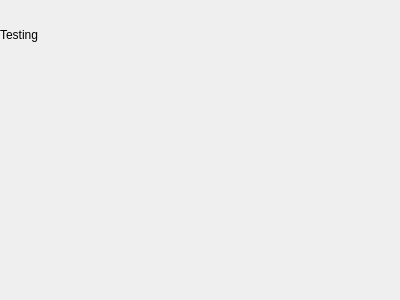
<?xml version="1.0" encoding="UTF-8"?>
<ui version="4.0">
 <class>Testing</class>
 <widget class="QWidget" name="Testing">
  <property name="geometry">
   <rect>
    <x>0</x>
    <y>0</y>
    <width>400</width>
    <height>300</height>
   </rect>
  </property>
  <property name="sizePolicy">
   <sizepolicy hsizetype="Preferred" vsizetype="Preferred">
    <horstretch>1</horstretch>
    <verstretch>0</verstretch>
   </sizepolicy>
  </property>
  <property name="minimumSize">
   <size>
    <width>80</width>
    <height>0</height>
   </size>
  </property>
  <property name="windowTitle">
   <string>Form</string>
  </property>
  <layout class="QVBoxLayout" name="verticalLayout">
   <property name="spacing">
    <number>0</number>
   </property>
   <property name="margin">
    <number>0</number>
   </property>
   <item>
    <widget class="QFrame" name="frame_8">
     <property name="minimumSize">
      <size>
       <width>0</width>
       <height>28</height>
      </size>
     </property>
     <property name="maximumSize">
      <size>
       <width>16777215</width>
       <height>28</height>
      </size>
     </property>
     <property name="styleSheet">
      <string notr="true">background-image: url(:toolbar)</string>
     </property>
     <property name="lineWidth">
      <number>0</number>
     </property>
    </widget>
   </item>
   <item>
    <widget class="QLabel" name="label">
     <property name="text">
      <string>Testing</string>
     </property>
    </widget>
   </item>
   <item>
    <spacer name="verticalSpacer">
     <property name="orientation">
      <enum>Qt::Vertical</enum>
     </property>
     <property name="sizeHint" stdset="0">
      <size>
       <width>20</width>
       <height>255</height>
      </size>
     </property>
    </spacer>
   </item>
  </layout>
 </widget>
 <resources/>
 <connections/>
</ui>
